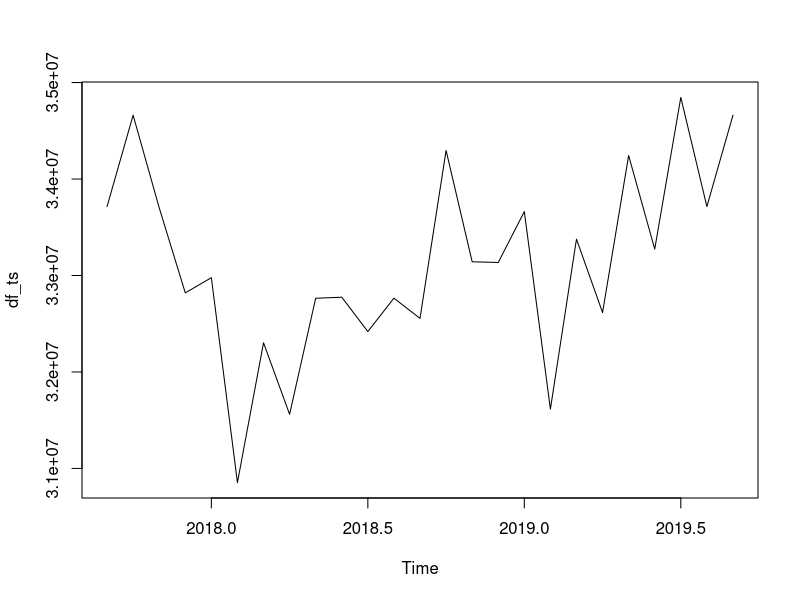
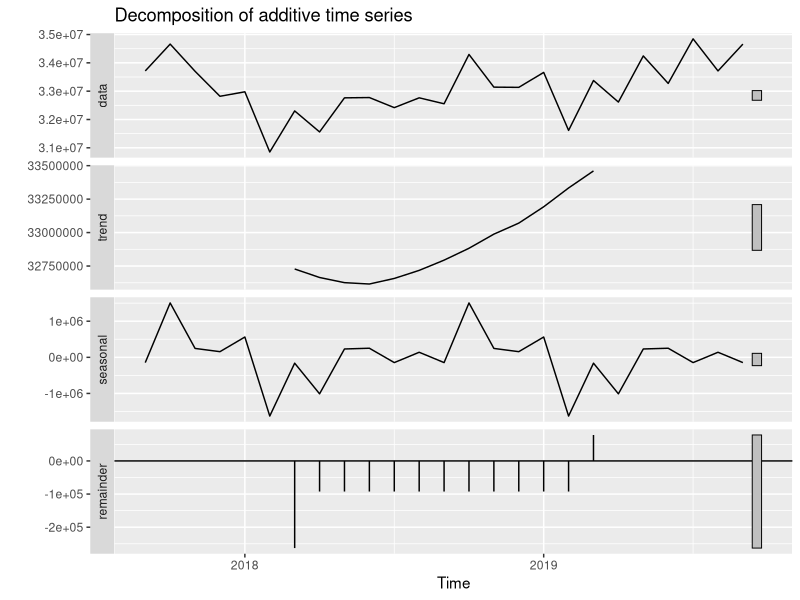
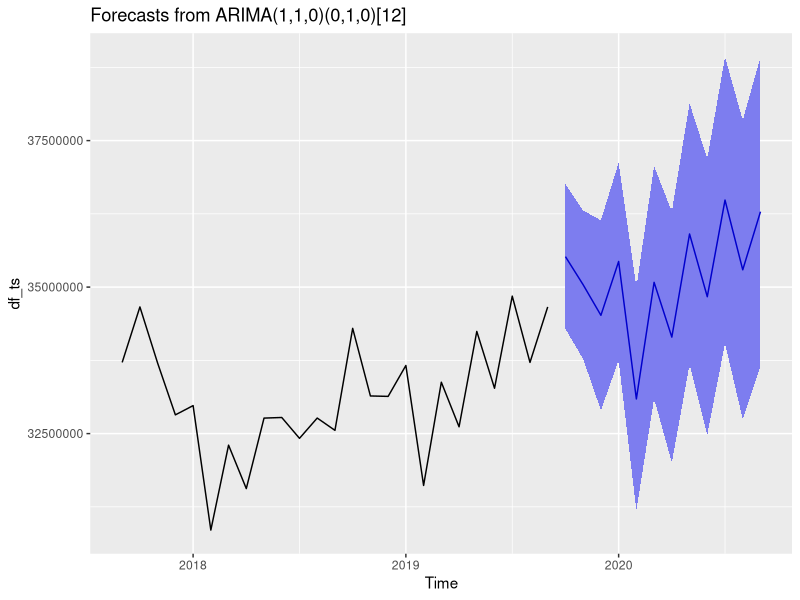

R code for these plots, in order:

library(tseries)
library(forecast)

setwd("D:/DataAnalysis/Synopsis Project 2/Data")

df <- read.csv('PrescribingInfo-TimeData.csv')
#df <- df[order(df$Date),]
df <- na.omit(df)

df_ts <- ts(df$ActualCost, start=c(2017, 9), frequency = 12, end=c(2019, 9))
plot(df_ts)

decomposeAP <- decompose(df_ts,"additive")
autoplot(decomposeAP)

#diff <- diff(crime_ts)
#plot(diff)

#acf(diff)
#pacf(diff)

model <- auto.arima(df_ts, ic = 'aic', trace = TRUE);model

forecast <- forecast(model, level = c(95), h = 12)
autoplot(forecast)